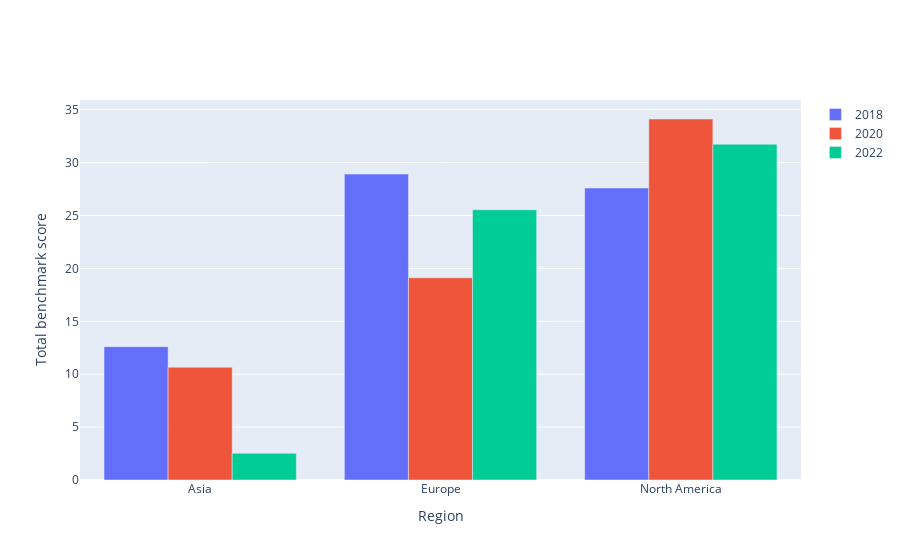

Here is the notebook cell this chart was saved with:
### Code cell
import pandas as pd
import plotly.graph_objects as go

# Load the three dataframes
ktc_ict_2022 = pd.read_csv("C:/Users/kokuo/OneDrive/Study Files/Python/Visualisation Experiments/Know the Chain/KTC ICT Benchmark CSV Data/2022 KCT ICT.csv")
ktc_ict_2020 = pd.read_csv("C:/Users/kokuo/OneDrive/Study Files/Python/Visualisation Experiments/Know the Chain/KTC ICT Benchmark CSV Data/2020 KCT ICT.csv")
ktc_ict_2018 = pd.read_csv("C:/Users/kokuo/OneDrive/Study Files/Python/Visualisation Experiments/Know the Chain/KTC ICT Benchmark CSV Data/2018 KCT ICT.csv")

# Concatenate the dataframes
frames = [ktc_ict_2022, ktc_ict_2020, ktc_ict_2018]
df = pd.concat(frames)

# Calculate the average benchmark score for each region
df_mean = df.groupby(['Region', 'Year of inclusion']).mean().reset_index()

# Create the multiple bar graph
fig = go.Figure(data=[
    go.Bar(name='2018', x=df_mean[df_mean['Year of inclusion'] == 2018]['Region'], y=df_mean[df_mean['Year of inclusion'] == 2018]['Total benchmark score']),
    go.Bar(name='2020', x=df_mean[df_mean['Year of inclusion'] == 2020]['Region'], y=df_mean[df_mean['Year of inclusion'] == 2020]['Total benchmark score']),
    go.Bar(name='2022', x=df_mean[df_mean['Year of inclusion'] == 2022]['Region'], y=df_mean[df_mean['Year of inclusion'] == 2022]['Total benchmark score'])
])

# Update the layout
fig.update_layout(barmode='group', xaxis_title='Region', yaxis_title='Total benchmark score')

# Show the graph
fig.show()

### Figure 1 — Plotly figure (JSON) as saved in the notebook; plotly's stock layout.template omitted (floating-point values rounded to 4 significant figures)
{"data": [{"name": "2018", "type": "bar", "x": ["Asia", "Europe", "North America"], "y": [12.61, 28.92, 27.6]}, {"name": "2020", "type": "bar", "x": ["Asia", "Europe", "North America"], "y": [10.65, 19.11, 34.12]}, {"name": "2022", "type": "bar", "x": ["Asia", "Europe", "North America"], "y": [2.523, 25.54, 31.74]}], "layout": {"barmode": "group", "xaxis": {"title": {"text": "Region"}}, "yaxis": {"title": {"text": "Total benchmark score"}}}}
